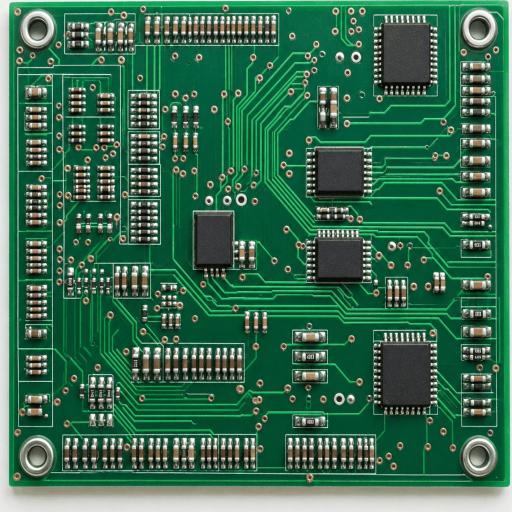
#> input picture server/reference/golden_board.png, 1024 x 1024 px, found by its file name (shown at 1/2 size); the run also reads 1 picture not shown here
$ python test_metrology_boards.py   (older library calls are emulated)
#> lines starting #> are read from the running program, lines starting #| are printed output that depends on the picture; after the words box and inside, x2 and y2 are one past the last pixel; in counts of white or black regions, pixels touching at a corner belong together
### server/pipeline/aligner.py
"""
PCB Image Alignment & Optical Quality Gating Engine
Team 5 - Model Optimization & Computer Vision Engine

Features:
1. Optical Quality Gate (Laplacian Variance Blur Detection)
2. Edge-preserving Bilateral Filter Preprocessing
3. Dual-Stage ORB + RANSAC Homography & Sub-pixel ECC Fallback
"""

import cv2
import numpy as np
from typing import Tuple, Dict, Optional

class PCBAligner:
    def __init__(self, nfeatures: int = 5000, ratio_thresh: float = 0.75, min_blur_variance: float = 65.0):
#> in test_boards, ref_img is the input picture: shape (1024, 1024, 3); mean B, G, R 80.1, 108.3, 52.7
#> (reads server/config/components.json from the repository)
        self.nfeatures = nfeatures
        self.ratio_thresh = ratio_thresh
        self.min_blur_variance = min_blur_variance
        self.orb = cv2.ORB_create(nfeatures=self.nfeatures)
        self.bf = cv2.BFMatcher(cv2.NORM_HAMMING, crossCheck=False)

    def check_optical_quality(self, img: np.ndarray) -> Tuple[bool, float, str]:
        """
        Validates frame sharpness using Laplacian variance and exposure distribution.
        Returns: (is_valid, variance_score, reason)
        """
        if img is None or img.size == 0:
            return False, 0.0, "EMPTY_IMAGE"

        gray = cv2.cvtColor(img, cv2.COLOR_BGR2GRAY) if len(img.shape) == 3 else img
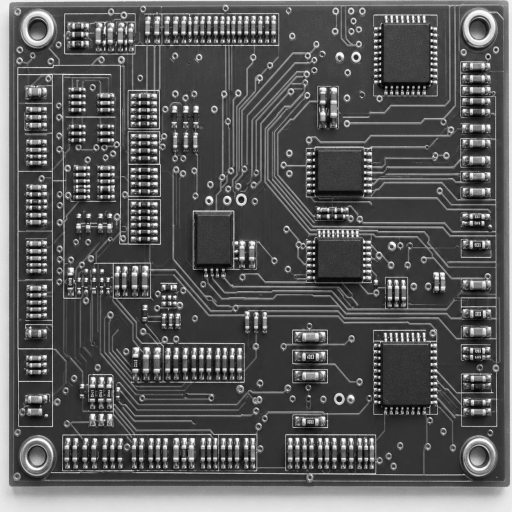
#> gray: shape (1024, 1024) (shown at 1/2 size); min 4, max 254, mean 88.5
        variance = float(cv2.Laplacian(gray, cv2.CV_64F).var())
#> variance = 1345.7
        mean_brightness = float(np.mean(gray))
#> mean_brightness = 88.49

        if variance < self.min_blur_variance:
            return False, variance, f"IMAGE_TOO_BLURRY (variance={variance:.1f} < {self.min_blur_variance})"

        if mean_brightness < 20.0:
            return False, variance, "SEVERE_UNDEREXPOSURE"
        elif mean_brightness > 240.0:
            return False, variance, "SEVERE_OVEREXPOSURE"

        return True, variance, "OPTICAL_QUALITY_PASS"

    def align(self, test_img: np.ndarray, reference_img: np.ndarray) -> Tuple[np.ndarray, float, np.ndarray, Dict]:
        """
        Aligns test_img to reference_img.
        Returns: (aligned_image, alignment_quality_score, homography_matrix, align_stats)
        """
        is_clear, blur_var, quality_msg = self.check_optical_quality(test_img)
#> is_clear = True; blur_var = 1345.7; quality_msg = 'OPTICAL_QUALITY_PASS'
        align_stats = {
            "blur_variance": round(blur_var, 1),
            "optical_quality": quality_msg,
            "alignment_method": "ORB_RANSAC"
        }
#> align_stats = {'blur_variance': 1345.7, 'optical_quality': 'OPTICAL_QUALITY_PASS', 'alignment_method': 'ORB_RANSAC'}

        if test_img.shape != reference_img.shape:
            test_img = cv2.resize(test_img, (reference_img.shape[1], reference_img.shape[0]))

        # Denoise with edge-preserving bilateral filter before keypoint extraction
        gray_test = cv2.cvtColor(test_img, cv2.COLOR_BGR2GRAY) if len(test_img.shape) == 3 else test_img
        gray_ref = cv2.cvtColor(reference_img, cv2.COLOR_BGR2GRAY) if len(reference_img.shape) == 3 else reference_img

        denoised_test = cv2.bilateralFilter(gray_test, d=5, sigmaColor=35, sigmaSpace=35)
        denoised_ref = cv2.bilateralFilter(gray_ref, d=5, sigmaColor=35, sigmaSpace=35)

        kp1, des1 = self.orb.detectAndCompute(denoised_test, None)
#> kp1 = 5000 keypoints; strongest (x, y, size): (296, 475, 31), (280, 380, 31), (942, 442, 37.2), (481, 394, 64.3)
        kp2, des2 = self.orb.detectAndCompute(denoised_ref, None)
#> kp2 has the same summary as kp1

        if des1 is None or des2 is None or len(des1) < 10 or len(des2) < 10:
            aligned, q, H = self._ecc_fallback(test_img, reference_img)
            align_stats["alignment_method"] = "ECC_FALLBACK"
            return aligned, q, H, align_stats

        matches = self.bf.knnMatch(des1, des2, k=2)
#> matches = 5000 matches

        good_matches = []
        for m_n in matches:
            if len(m_n) == 2:
                m, n = m_n
                if m.distance < self.ratio_thresh * n.distance:
                    good_matches.append(m)
#> after the loop, good_matches = 4985 matches

        if len(good_matches) < 4:
            aligned, q, H = self._ecc_fallback(test_img, reference_img)
            align_stats["alignment_method"] = "ECC_FALLBACK"
            return aligned, q, H, align_stats

        src_pts = np.float32([kp1[m.queryIdx].pt for m in good_matches]).reshape(-1, 1, 2)
        dst_pts = np.float32([kp2[m.trainIdx].pt for m in good_matches]).reshape(-1, 1, 2)

        H, mask = cv2.findHomography(src_pts, dst_pts, cv2.RANSAC, 5.0)
#> H = [[1, 2.35e-15, -2.28e-13], [1.4e-15, 1, 4.33e-14], [2.84e-18, 5.25e-18, 1]]; mask = 4985 values from 1 to 1

        if H is None or mask is None:
            aligned, q, H = self._ecc_fallback(test_img, reference_img)
            align_stats["alignment_method"] = "ECC_FALLBACK"
            return aligned, q, H, align_stats

        inliers_count = int(np.sum(mask))
#> inliers_count = 4985
        inlier_ratio = inliers_count / float(len(good_matches) + 1e-5)
#> inlier_ratio = 1
        alignment_quality = float(np.clip(inlier_ratio * 1.5, 0.0, 1.0))
#> alignment_quality = 1

        if alignment_quality < 0.35:
            aligned, q, H = self._ecc_fallback(test_img, reference_img)
            align_stats["alignment_method"] = "ECC_FALLBACK"
            return aligned, q, H, align_stats

        height, width = reference_img.shape[:2]
#> height = 1024; width = 1024
        aligned_img = cv2.warpPerspective(test_img, H, (width, height), flags=cv2.INTER_LANCZOS4)

        align_stats["inlier_count"] = inliers_count
        align_stats["total_matches"] = len(good_matches)

        return aligned_img, alignment_quality, H, align_stats

    # [21 lines left out: function _ecc_fallback, not called in this run]

### server/pipeline/metrology_engine.py
"""
IPC-A-610 Quantitative Optical Metrology Engine
Team 5 & Industry Metrology Standards

Calculates:
1. Exact physical shifts: Delta X, Delta Y (pixels and mm)
2. Skew / Rotation angle: Delta Theta (in degrees)
3. Maximum Side & End Overhang percentages
4. IPC-A-610 Class 2 and Class 3 automated compliance verdicts
5. Polarity / Pin-1 Index Mark Verification
"""

import cv2
import numpy as np
from typing import Dict, List, Tuple, Optional

class MetrologyEngine:
    def __init__(self, px_to_mm_scale: float = 0.05):
        """
        px_to_mm_scale: Calibration scale (e.g. 0.05 mm per pixel)
        """
        self.px_to_mm_scale = px_to_mm_scale

        # IPC-A-610H Standard Thresholds
        self.IPC_CLASS_2_MAX_OVERHANG = 50.0  # % max allowable side overhang
        self.IPC_CLASS_3_MAX_OVERHANG = 25.0  # % max allowable side overhang
        self.MAX_ACCEPTABLE_ROTATION_DEG = 5.0 # Max rotation before process indicator warning

    def inspect_component_metrology(
        self,
        test_roi_bgr: np.ndarray,
        ref_roi_bgr: np.ndarray,
        comp_info: Dict
    ) -> Dict:
        """
        Performs sub-pixel metrology and IPC-A-610 verification on a single component ROI.
        """
        cid = comp_info.get("id", "COMP")
        bbox = comp_info.get("bbox_xywh", [0, 0, 30, 30])
        _, _, w, h = bbox
        if test_roi_bgr is None or ref_roi_bgr is None or test_roi_bgr.size == 0 or ref_roi_bgr.size == 0:
            return self._empty_metrology_result(cid, "EMPTY_IMAGE")

        if test_roi_bgr.shape[0] < 8 or test_roi_bgr.shape[1] < 8 or ref_roi_bgr.shape[0] < 8 or ref_roi_bgr.shape[1] < 8:
            return self._empty_metrology_result(cid, "IMAGE_TOO_SMALL")

        gray_test = cv2.cvtColor(test_roi_bgr, cv2.COLOR_BGR2GRAY)
        gray_ref = cv2.cvtColor(ref_roi_bgr, cv2.COLOR_BGR2GRAY)

        # 1. Sub-pixel Contour Extraction for Center & Orientation
        center_test, angle_test, rect_test = self._extract_component_pose(gray_test)
        center_ref, angle_ref, rect_ref = self._extract_component_pose(gray_ref)

        # 2. Calculate Shifts (Delta X, Delta Y)
        dx_px = float(center_test[0] - center_ref[0])
        dy_px = float(center_test[1] - center_ref[1])
        dx_mm = round(dx_px * self.px_to_mm_scale, 3)
        dy_mm = round(dy_px * self.px_to_mm_scale, 3)

        # 3. Calculate Rotation (Delta Theta)
        # Normalize angle difference to [-45, +45] range
        d_theta = float(angle_test - angle_ref)
        if d_theta > 45.0: d_theta -= 90.0
        elif d_theta < -45.0: d_theta += 90.0
        d_theta = round(d_theta, 2)

        # 4. Overhang Ratio Calculations (%)
        side_overhang_pct = round(min(100.0, (abs(dx_px) / max(1.0, float(w))) * 100.0), 2)
        end_overhang_pct = round(min(100.0, (abs(dy_px) / max(1.0, float(h))) * 100.0), 2)
        max_overhang_pct = max(side_overhang_pct, end_overhang_pct)

        # 5. IPC-A-610 Automated Class Verification
        if max_overhang_pct <= self.IPC_CLASS_3_MAX_OVERHANG and abs(d_theta) <= 3.0:
            ipc_status = "CLASS_3_TARGET"  # High reliability aerospace / medical
            ipc_pass = True
        elif max_overhang_pct <= self.IPC_CLASS_2_MAX_OVERHANG and abs(d_theta) <= self.MAX_ACCEPTABLE_ROTATION_DEG:
            ipc_status = "CLASS_2_ACCEPTABLE"  # Dedicated service commercial
            ipc_pass = True
        elif max_overhang_pct <= 75.0:
            ipc_status = "PROCESS_INDICATOR"  # Warning, near limit
            ipc_pass = False
        else:
            ipc_status = "DEFECT_MISALIGNED"
            ipc_pass = False

        # 6. Polarity / Pin-1 Orientation Verification for ICs and Polarized Caps
        comp_type = comp_info.get("type", "").upper()
        polarity_status = "NOT_APPLICABLE"
        polarity_pass = True

        if any(k in comp_type for k in ["IC", "SOIC", "QFP", "MCU"]):
            polarity_pass, polarity_score = self._verify_ic_pin1_dot(gray_test)
            polarity_status = "PIN1_VERIFIED" if polarity_pass else "PIN1_REVERSED_OR_MISSING"
        elif "DIODE" in comp_type or comp_info.get("polarity_check", False):
            polarity_pass, polarity_score = self._verify_cathode_stripe(gray_test)
            polarity_status = "STRIPE_VERIFIED" if polarity_pass else "STRIPE_REVERSED"

        return {
            "component_id": cid,
            "delta_x_px": round(dx_px, 2),
            "delta_y_px": round(dy_px, 2),
            "delta_x_mm": dx_mm,
            "delta_y_mm": dy_mm,
            "rotation_deg": d_theta,
            "side_overhang_pct": side_overhang_pct,
            "end_overhang_pct": end_overhang_pct,
            "max_overhang_pct": max_overhang_pct,
            "ipc_class_verdict": ipc_status,
            "metrology_pass": ipc_pass and polarity_pass,
            "polarity_status": polarity_status,
            "measured_box_px": [round(float(v), 1) for v in rect_test[0]] if rect_test else [0, 0]
        }

    def _extract_component_pose(self, gray_roi: np.ndarray) -> Tuple[Tuple[float, float], float, Optional[tuple]]:
        """
        Uses Otsu thresholding, morphological closing, and minAreaRect for sub-pixel pose estimation.
        """
        h, w = gray_roi.shape
        nominal_center = (float(w) / 2.0, float(h) / 2.0)

        # Adaptive preprocessing
        blurred = cv2.GaussianBlur(gray_roi, (5, 5), 0)
        _, thresh = cv2.threshold(blurred, 0, 255, cv2.THRESH_BINARY + cv2.THRESH_OTSU)

        # Invert if component is darker than substrate
        if np.mean(thresh) > 127:
            thresh = cv2.bitwise_not(thresh)

        kernel = cv2.getStructuringElement(cv2.MORPH_RECT, (3, 3))
        closed = cv2.morphologyEx(thresh, cv2.MORPH_CLOSE, kernel)

        contours, _ = cv2.findContours(closed, cv2.RETR_EXTERNAL, cv2.CHAIN_APPROX_SIMPLE)
        if not contours:
            return nominal_center, 0.0, None

        # Take largest central contour
        largest_cnt = max(contours, key=cv2.contourArea)
        if cv2.contourArea(largest_cnt) < (w * h * 0.1):
            return nominal_center, 0.0, None

        # MinAreaRect returns: ((center_x, center_y), (width, height), angle)
        min_rect = cv2.minAreaRect(largest_cnt)
        center = min_rect[0]
        angle = min_rect[2]

        # OpenCV angle adjustment conventions
        if min_rect[1][0] < min_rect[1][1]:
            angle = angle + 90.0

        return center, angle, min_rect

    def _verify_ic_pin1_dot(self, gray_roi: np.ndarray) -> Tuple[bool, float]:
        """
        Verifies the existence of a Pin-1 circular index dot in the expected top-left corner.
        """
        h, w = gray_roi.shape
        q_h, q_w = max(4, h // 3), max(4, w // 3)
        top_left_quad = gray_roi[0:q_h, 0:q_w]

        # Look for circular dark/bright indentation
        grad = cv2.Sobel(top_left_quad, cv2.CV_32F, 1, 1, ksize=3)
        contrast_score = float(np.std(grad))

        # A valid pin 1 marker creates distinct localized high-frequency edge variance
        is_valid = contrast_score > 7.5
        return is_valid, contrast_score

    # [29 lines left out: functions _verify_cathode_stripe, _empty_metrology_result, not called in this run]

### scripts/test_metrology_boards.py
import os
import sys
import json
import cv2

ROOT_DIR = os.path.abspath(os.path.join(os.path.dirname(__file__), ".."))
sys.path.insert(0, ROOT_DIR)

from server.pipeline.aligner import PCBAligner
from server.pipeline.metrology_engine import MetrologyEngine

def test_boards():
    aligner = PCBAligner()
    engine = MetrologyEngine(px_to_mm_scale=0.05)

    ref_img = cv2.imread("server/reference/golden_board.png")
    with open("server/config/components.json") as f:
        comps = json.load(f)

    for board_id in ["TB001", "TB002", "TB003", "TB004", "TB005"]:
        test_img = cv2.imread(f"evaluation/test_boards/{board_id}.png")
        aligned, q, _, _ = aligner.align(test_img, ref_img)
#> q = 1
        print(f"\n==================== BOARD: {board_id} ====================")

        ref_h, ref_w = ref_img.shape[:2]
#> ref_h = 1024; ref_w = 1024
        for comp in comps:
            x, y, w, h = comp["bbox_xywh"]
            x1, y1 = max(0, min(x, ref_w - 1)), max(0, min(y, ref_h - 1))
            x2, y2 = max(x1 + 1, min(ref_w, x + w)), max(y1 + 1, min(ref_h, y + h))
            rt = aligned[y1:y2, x1:x2]
            rr = ref_img[y1:y2, x1:x2]
            if rt.shape != rr.shape:
                rt = cv2.resize(rt, (rr.shape[1], rr.shape[0]))
            m = engine.inspect_component_metrology(rt, rr, comp)

            print(f"[{comp['id']}] dx={m['delta_x_mm']:+.3f}mm ({m['delta_x_px']:+.1f}px) | dy={m['delta_y_mm']:+.3f}mm ({m['delta_y_px']:+.1f}px) | rot={m['rotation_deg']:+.1f}deg | ovh={m['max_overhang_pct']:.1f}% | verdict={m['ipc_class_verdict']} | polarity={m['polarity_status']}")
#> this loop made 12 passes
#> (angle_test in inspect_component_metrology, center_ref in inspect_component_metrology, angle_ref in inspect_component_metrology) on passes 6, 7, 8, 10, 11, 12: (0, (135, 32.5), 0), (0, (195, 37.5), 0), (0, (95, 37.5), 0), (0, (120, 40), 0), (0, (37.5, 135), 0), (0, (37.5, 135), 0)
#> (angle_test in inspect_component_metrology, angle_ref in inspect_component_metrology, rect_ref in inspect_component_metrology, polarity_score in inspect_component_metrology) on passes 3 to 5: (8.27, 8.27, ((68.19, 56.98), (100.9, 143.4), -81.73), 40.27), (0, 0, ((77, 54), (102, 154), -90), 18.4), (-90, -90, ((57, 54.5), (109, 84), -90), 14.22)
#| [U1] dx=+0.000mm (+0.0px) | dy=+0.000mm (+0.0px) | rot=+0.0deg | ovh=0.0% | verdict=CLASS_3_TARGET | polarity=PIN1_VERIFIED
#| [U2] dx=+0.000mm (+0.0px) | dy=+0.000mm (+0.0px) | rot=+0.0deg | ovh=0.0% | verdict=CLASS_3_TARGET | polarity=PIN1_VERIFIED
#| [U3] dx=+0.000mm (+0.0px) | dy=+0.000mm (+0.0px) | rot=+0.0deg | ovh=0.0% | verdict=CLASS_3_TARGET | polarity=PIN1_VERIFIED
#| [U4] dx=+0.000mm (+0.0px) | dy=+0.000mm (+0.0px) | rot=+0.0deg | ovh=0.0% | verdict=CLASS_3_TARGET | polarity=PIN1_VERIFIED
#| [U5] dx=+0.000mm (+0.0px) | dy=+0.000mm (+0.0px) | rot=+0.0deg | ovh=0.0% | verdict=CLASS_3_TARGET | polarity=PIN1_VERIFIED
#| [J_TOP] dx=+0.000mm (+0.0px) | dy=+0.000mm (+0.0px) | rot=+0.0deg | ovh=0.0% | verdict=CLASS_3_TARGET | polarity=NOT_APPLICABLE
#| [J_BOT1] dx=+0.000mm (+0.0px) | dy=+0.000mm (+0.0px) | rot=+0.0deg | ovh=0.0% | verdict=CLASS_3_TARGET | polarity=NOT_APPLICABLE
#| [J_BOT2] dx=+0.000mm (+0.0px) | dy=+0.000mm (+0.0px) | rot=+0.0deg | ovh=0.0% | verdict=CLASS_3_TARGET | polarity=NOT_APPLICABLE
#> (further printed lines are left out)
#> pass 1, in test_boards, `rt = aligned[y1:y2, x1:x2]`:
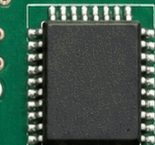
#> rt: shape (145, 155, 3); mean B, G, R 76.5, 88.1, 63.3
#> pass 1, in inspect_component_metrology, `gray_test = cv2.cvtColor(test_roi_bgr, cv2.COLOR_BGR2GRAY)`:
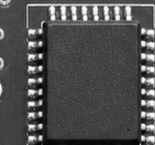
#> gray_test: shape (145, 155); min 4, max 253, mean 79.3
#> after the loop:
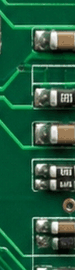
#> rt: shape (270, 75, 3); mean B, G, R 63.6, 91.7, 35.9
#> pass 2 of the loop in test_boards, `for board_id in ["TB001", "TB002", "TB003", "TB004", "TB005"]:`:
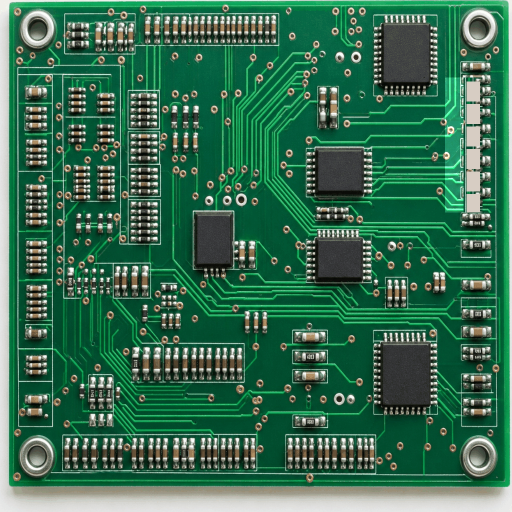
#> input picture evaluation/test_boards/TB002.png, 1024 x 1024 px, found by its file name (shown at 1/2 size)
#> in test_boards, test_img is the input picture: shape (1024, 1024, 3); mean B, G, R 81.4, 109.6, 53.9
#> kp1 = 5000 keypoints; strongest (x, y, size): (923, 279, 31), (296, 475, 31), (280, 380, 31), (942, 442, 37.2)
#> after the loop in align (call 2), `for m_n in matches:`: good_matches = 4767 matches
#> the loop in test_boards, `for comp in comps:` made 12 passes
#> (angle_test in inspect_component_metrology, angle_ref in inspect_component_metrology, rect_ref in inspect_component_metrology, polarity_score in inspect_component_metrology) on passes 3 to 5: (8.27, 8.27, ((68.19, 56.98), (100.9, 143.4), -81.73), 40.26), (0, 0, ((77, 54), (102, 154), -90), 18.39), (-90, -90, ((57, 54.5), (109, 84), -90), 14.22)
#> (printed output is left out)
#> pass 1, in _extract_component_pose (call 25), `_, thresh = cv2.threshold(blurred, 0, 255, cv2.THRESH_BINARY + cv2.THR..`:
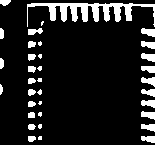
#> thresh: shape (145, 155); 12.2% white; 35 white regions (10 under 20 px), largest, box (x1, y1, x2, y2) and area: (27, 3, 155, 27) 1170, (141, 28, 155, 37) 90, (141, 53, 155, 62) 90
#> after the loop in test_boards, `for comp in comps:`:
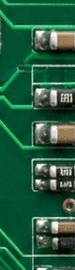
#> rt: shape (270, 75, 3); mean B, G, R 63.6, 91.7, 35.9

if __name__ == "__main__":
#> (the run stopped early here; a loop or call above may not have finished)
